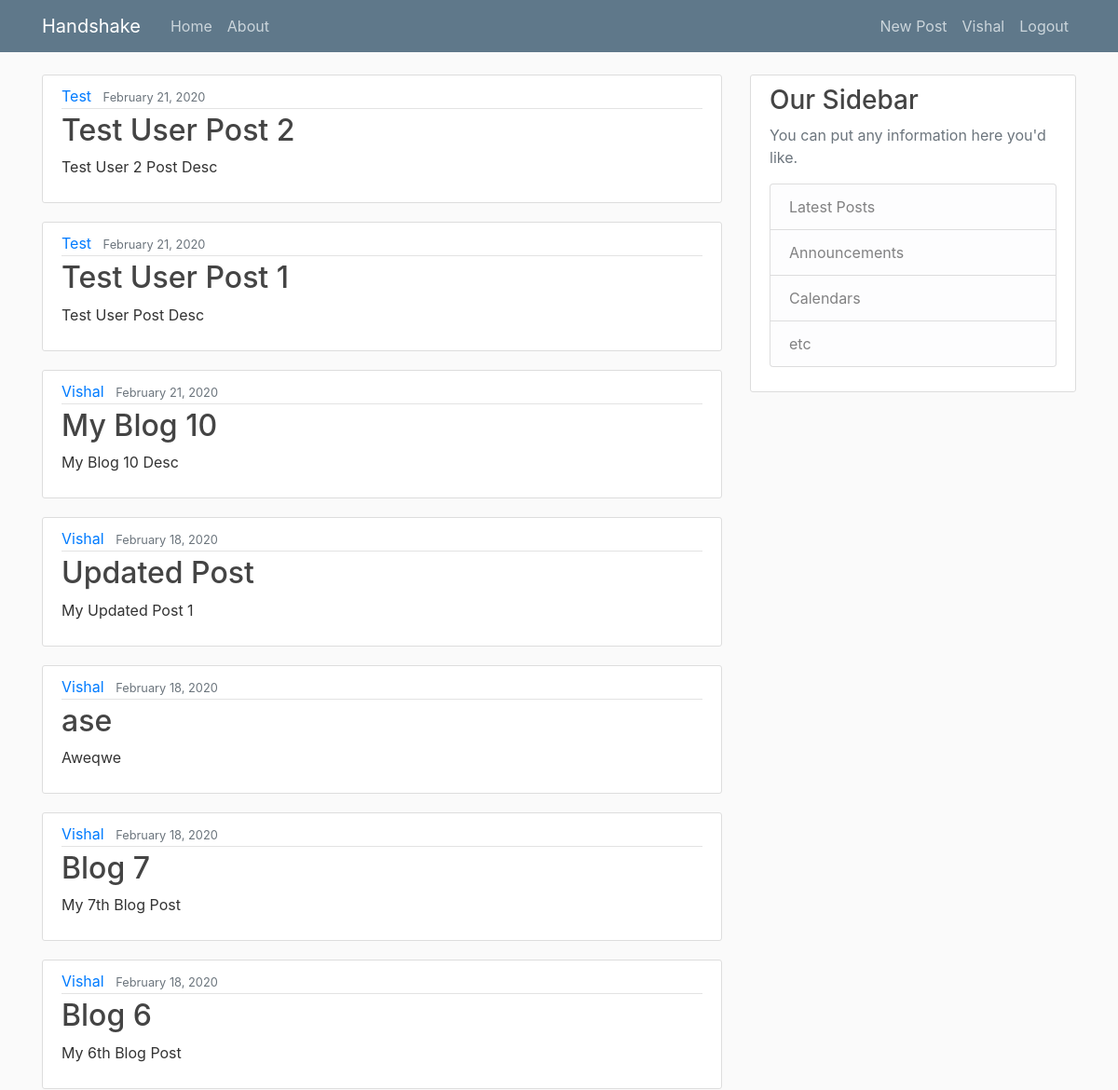
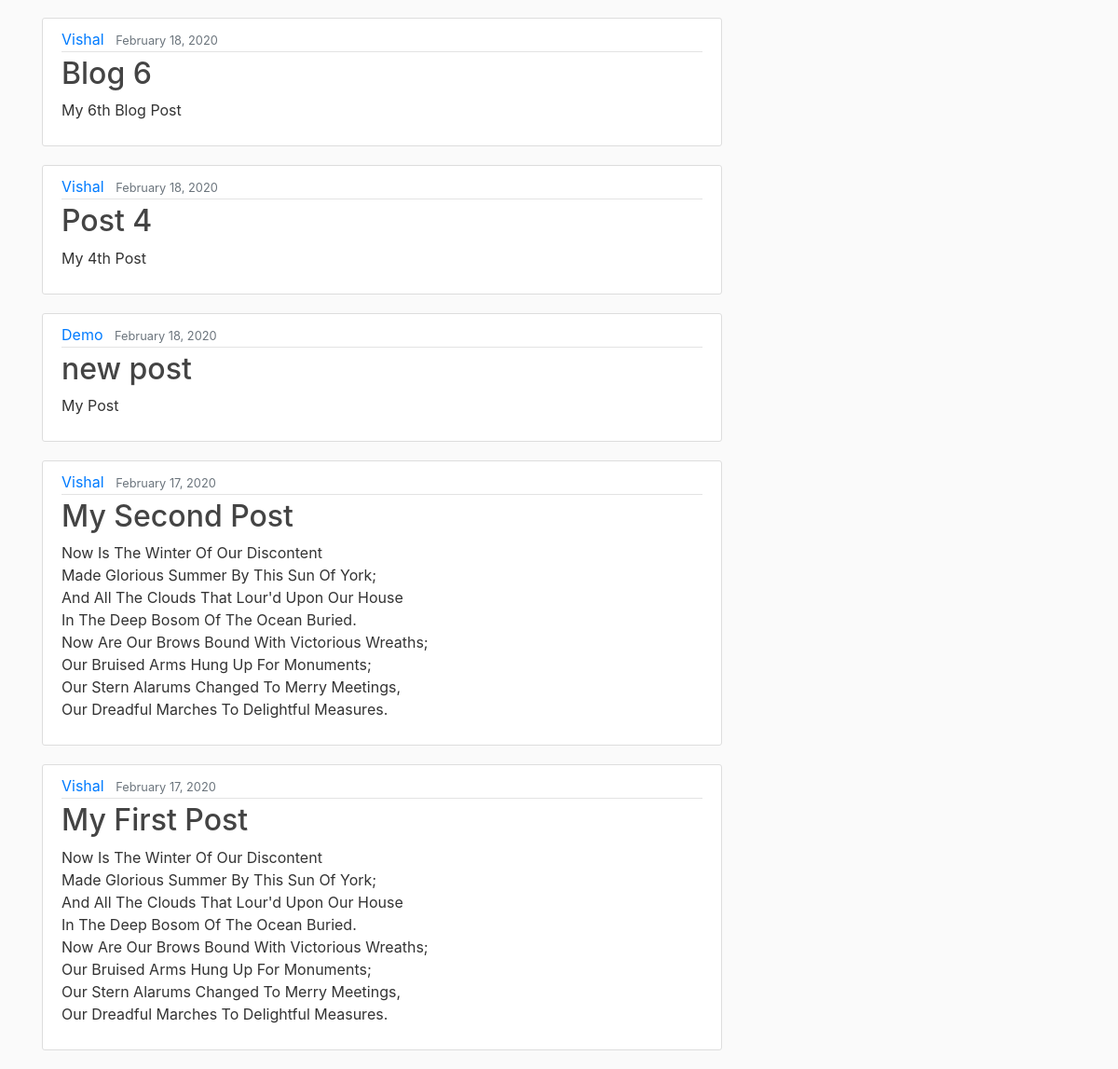
The app's page /home/ (signed in) with its own data (2 pictures, top to bottom).
### users/models.py (models this page shows, shortened)
class Post(models.Model):
    title = models.CharField(max_length=100)
    content = models.TextField()
    date_posted = models.DateTimeField(default=timezone.now)
    author = models.ForeignKey(User, on_delete=models.CASCADE)

### users/views.py (the view)
# urls.py: path('home/', views.PostListView.as_view(), name = "home"),  # It looks for the Template <app>_<model>_<viewtype>.html
class PostListView(LoginRequiredMixin, ListView):
    model = Post
    template_name = 'users/home.html'        # It looks for the Template <app>_<model>_<viewtype>.html
    context_object_name = 'posts'
    ordering = ['-date_posted']

### users/templates/users/home.html
{% extends "users/base.html" %}
    {% block content %}
    {% for post in posts %}
        <article class="media content-section">
            <div class="media-body">
            <div class="article-metadata">
                <a class="mr-2" href="{% url 'users:profile' %}">{{ post.author|title }}</a>
                <small class="text-muted">{{ post.date_posted|date:"F d, Y" }}</small>
            </div>
            <h2><a class="article-title" href="{% url 'users:post-detail' post.id %}">{{ post.title }}</a></h2>
            <p class="article-content">{{ post.content|title }}</p>
            </div>
        </article>
    {% endfor %}
    {% endblock content %}

### users/templates/users/base.html (shortened to what this page needs)
{% load static %}
<!DOCTYPE html>
<html lang="en">
<head>
    <link rel="stylesheet" href="https://maxcdn.bootstrapcdn.com/bootstrap/4.0.0/css/bootstrap.min.css">
    <link rel="stylesheet" type = "text/css" href="{% static 'users/style.css' %}">
</head>
<body>
      <header class="site-header">
          <nav class="navbar navbar-expand-md navbar-dark bg-steel fixed-top">
            <div class="container">
              <a class="navbar-brand mr-4" href="/">Handshake</a>
              <div class="collapse navbar-collapse" id="navbarToggle">
                <div class="navbar-nav mr-auto">
                  <a class="nav-item nav-link" href="{% url 'users:home' %}">Home</a>
                  <a class="nav-item nav-link" href="/">About</a>
                </div>
                <div class="navbar-nav">
                  {% if user.is_authenticated %}
                    <a class="nav-item nav-link" href="{% url 'users:post-create' %}">New Post</a>
                    <a class="nav-item nav-link" href="{% url 'users:profile' %}">{{ user.username.title }}</a>
                    <a class="nav-item nav-link" href="{% url 'logout' %}">Logout</a>
                    {% else %}
                    <a class="nav-item nav-link" id = "loginbtn" href="{% url 'login' %}">Login</a>
                    <a class="nav-item nav-link" href="{% url 'users:signup' %}">Sign Up</a>
                  {% endif %}
                </div>
              </div>
            </div>
          </nav>
        </header>
      <main role="main" class="container">
        <div class="row">
          <div class="col-md-8">
            {% block content %}{% endblock %}
          </div>
          <div class="col-md-4">
            <div class="content-section">
              <h3>Our Sidebar</h3>
              <p class='text-muted'>You can put any information here you'd like.
                <ul class="list-group">
                  <li class="list-group-item list-group-item-light">Latest Posts</li>
                  <li class="list-group-item list-group-item-light">Announcements</li>
                  <li class="list-group-item list-group-item-light">Calendars</li>
                  <li class="list-group-item list-group-item-light">etc</li>
                </ul>
              </p>
            </div>
          </div>
        </div>
      </main>
</body>
</html>

### users/static/users/style.css (style rules this page uses)
body { background: #fafafa; color: #333333; margin-top: 5rem; }
h1, h2, h3, h4, h5, h6 { color: #444444; }
ul { margin: 0; }
.bg-steel { background-color: #5f788a; }
.site-header .navbar-nav .nav-link { color: #cbd5db; }
.content-section { background: #ffffff; padding: 10px 20px; border: 1px solid #dddddd; border-radius: 3px; margin-bottom: 20px; }
.article-title { color: #444444; }
.article-content { white-space: pre-line; }
.article-metadata { padding-bottom: 1px; margin-bottom: 4px; border-bottom: 1px solid #e3e3e3 }

### records on screen
Post: author "Test", date_posted "February 21, 2020", title "Test User Post 2", content "Test User 2 Post Desc"
Post: author "Test", date_posted "February 21, 2020", title "Test User Post 1", content "Test User Post Desc"
Post: author "Vishal", date_posted "February 21, 2020", title "My Blog 10", content "My Blog 10 Desc"
Post: author "Vishal", date_posted "February 18, 2020", title "Updated Post", content "My Updated Post 1"
Post: author "Vishal", date_posted "February 18, 2020", title "ase", content "Aweqwe"
Post: author "Vishal", date_posted "February 18, 2020", title "Blog 7", content "My 7th Blog Post"
Post: author "Vishal", date_posted "February 18, 2020", title "Blog 6", content "My 6th Blog Post"
Post: author "Vishal", date_posted "February 18, 2020", title "Blog 6", content "My 6th Blog Post"
Post: author "Vishal", date_posted "February 18, 2020", title "Post 4", content "My 4th Post"
Post: author "Demo", date_posted "February 18, 2020", title "new post", content "My Post"
Post: author "Vishal", date_posted "February 17, 2020", title "My Second Post", content "Now Is The Winter Of Our Discontent Made Glorious Summer By This Sun Of York; And All The Clouds That Lour'd Upon Our House In The Deep Bosom Of The Ocean Buried. Now Are Our Brows Bound With Victorious Wreaths; Our Bruised Arms Hung Up For Monuments; Our Stern Alarums Changed To Merry Meetings, Our Dreadful Marches To Delightful Measures."
Post: author "Vishal", date_posted "February 17, 2020", title "My First Post", content "Now Is The Winter Of Our Discontent Made Glorious Summer By This Sun Of York; And All The Clouds That Lour'd Upon Our House In The Deep Bosom Of The Ocean Buried. Now Are Our Brows Bound With Victorious Wreaths; Our Bruised Arms Hung Up For Monuments; Our Stern Alarums Changed To Merry Meetings, Our Dreadful Marches To Delightful Measures."

### other values on screen
{{ user.username.title }} "Vishal"
